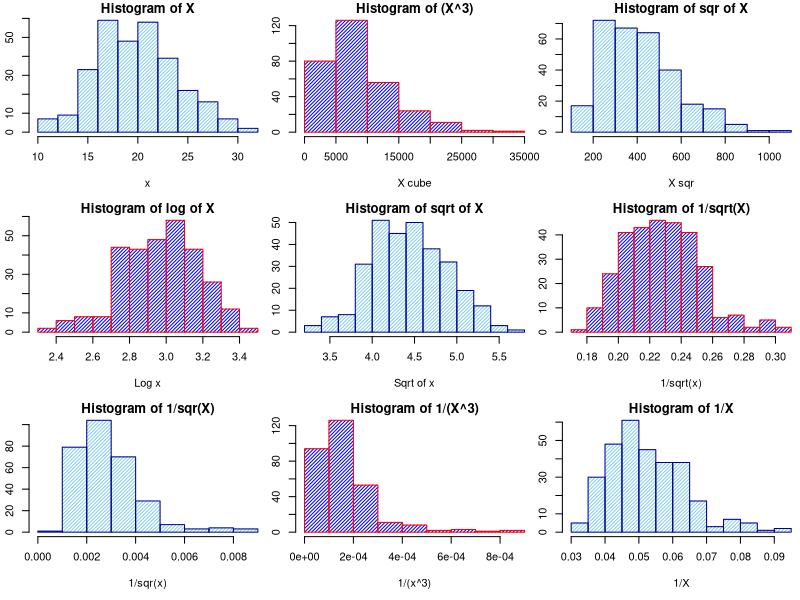

Write R code to recreate this figure.
## ---- chunk 1
knitr::opts_chunk$set(echo = TRUE)
## ---- chunk 2
transformation=function(x){
  cube=x^3
  sqr=x^2
  sqrt=x^0.5
  log=log(x)
  reciprocal_sqrt=1/sqrt
  inverse=1/x
  reciprocal_sqr=1/sqr
  reciprocal_cube=1/cube
return(list(x=x,sqr=sqr,cube=cube,sqrt=sqrt,log=log,reciprocal_sqrt=reciprocal_sqrt,inverse=inverse,reciprocal_sqr=reciprocal_sqr,reciprocal_cube=reciprocal_cube ))
}
x=rnorm(300,mean = 20,sd=4)  # generating sample data set
transformed_values<-transformation(x)
#transformed_values
par(mar = c(4.8, 2.2, 1.2, 0)) #to arrange margin size around the plots
par(mfrow=c(3,3))  #to put the plot in 3 rows and 3 columns.
 #codes to draw histogram from original and transformed values.
hist(transformed_values$x,main = "Histogram of X",col="skyblue",border="darkblue",xlab="x",ylab="Frequency",density = 40)
hist(transformed_values$cube,main = "Histogram of (X^3)",col="blue",border="red",xlab = "X cube",ylab = "Frequency",density = 40)
hist(transformed_values$sqr,main = "Histogram of sqr of X",col="skyblue",border="darkblue",xlab="X sqr",ylab = "Frequency",density = 40)
hist(transformed_values$log,main = "Histogram of log of X",col="blue",border="red",xlab = "Log x",ylab = "Frequency",density = 40)
hist(transformed_values$sqrt,main = "Histogram of sqrt of X",col="skyblue",border="darkblue",xlab = "Sqrt of x",ylab = "Frequency",density = 40)
hist(transformed_values$reciprocal_sqrt,main = "Histogram of 1/sqrt(X)",col="blue",border="red",xlab = "1/sqrt(x)",ylab = "Frequency",density = 40)
hist(transformed_values$reciprocal_sqr,main ="Histogram of 1/sqr(X)",col="skyblue" ,border="darkblue",xlab = "1/sqr(x)",ylab = "Frequency",density = 40)
hist(transformed_values$reciprocal_cube,main ="Histogram of 1/(X^3)",col="blue",border="red",xlab = "1/(x^3)",ylab = "Frequency" ,density = 40)
hist(transformed_values$inverse,main ="Histogram of 1/X" ,col="skyblue",border="darkblue",xlab = "1/X",ylab = "Frequency",density = 40)


